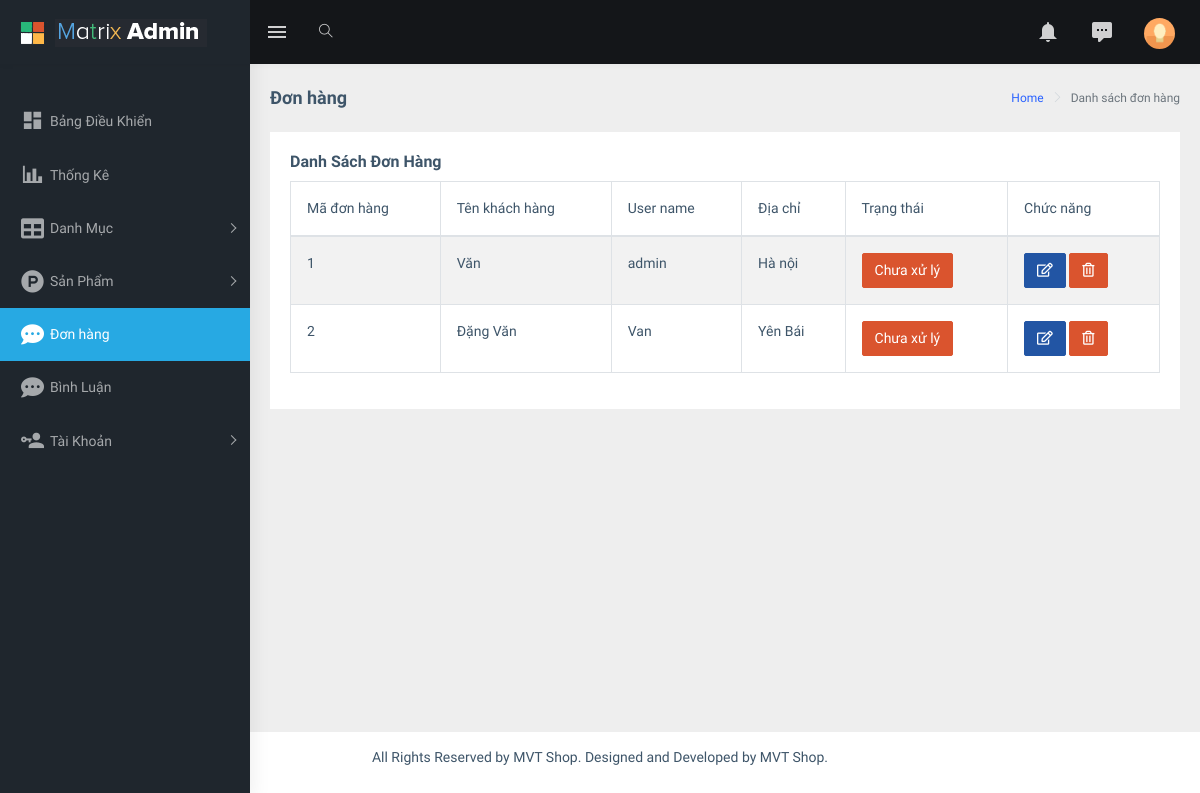
Page /admin/index.php?act=list_cart on the committed database.
### tables this page shows
CREATE TABLE `order` (
  `order_id` int(11) NOT NULL,
  `customer_name` varchar(100) NOT NULL,
  `customer_address` varchar(255) NOT NULL,
  `order_status` tinyint(4) NOT NULL DEFAULT 0,
  `customer_phone` int(11) NOT NULL,
  `customer_email` varchar(50) NOT NULL,
  `user_id` int(11) DEFAULT NULL
);

CREATE TABLE `account` (
  `account_id` int(11) NOT NULL,
  `user` varchar(100) NOT NULL,
  `password` varchar(100) NOT NULL,
  `phone_number` varchar(15) NOT NULL,
  `email` varchar(50) NOT NULL,
  `address` varchar(255) NOT NULL,
  `role_id` int(11) NOT NULL
);

### model/pdo.php (called while the page is built, shortened)
<?php
function pdo_get_connection(){
    $dburl = "mysql:host=localhost;dbname=group5_project1;charset=utf8";
    $username = 'root';
    $password = '';
    $conn = new PDO($dburl, $username, $password);
    $conn->setAttribute(PDO::ATTR_ERRMODE, PDO::ERRMODE_EXCEPTION);
    return $conn;
}
function pdo_query($sql){
    $sql_args = array_slice(func_get_args(), 1);
    try{
        $conn = pdo_get_connection();
        $stmt = $conn->prepare($sql);
        $stmt->execute($sql_args);
        $rows = $stmt->fetchAll();
        return $rows;
    }
    catch(PDOException $e){
        throw $e;
    }
    finally{
        unset($conn);
    }
}

### model/cart.php (called while the page is built, shortened)
<?php
    function load_all_order() {
        $sql = "SELECT o.*, a.user as 'name'
                FROM `order` o
                JOIN account a ON o.user_id = a.account_id
                ORDER BY o.order_id";
        $list_order = pdo_query($sql);
        return $list_order;
    }
?>

### admin/order/order.php (the view)
<div class="page-wrapper">
    <div class="page-breadcrumb">
        <div class="row">
            <div class="col-12 d-flex no-block align-items-center">
                <h4 class="page-title">Đơn hàng</h4>
                <div class="ml-auto text-right">
                    <nav aria-label="breadcrumb">
                        <ol class="breadcrumb">
                            <li class="breadcrumb-item"><a href="#">Home</a></li>
                            <li class="breadcrumb-item active" aria-current="page">Danh sách đơn hàng</li>
                        </ol>
                    </nav>
                </div>
            </div>
        </div>
    </div>
    <div class="container-fluid">
        <div class="row">
            <div class="col-12">
                <div class="card">
                    <div class="card-body">
                        <h5 class="card-title">Danh Sách Đơn Hàng</h5>
                        <div class="table-responsive">
                            <table id="zero_config" class="table table-striped table-bordered">
                                <thead>
                                    <tr>
                                        <th>Mã đơn hàng</th>
                                        <th>Tên khách hàng</th>
                                        <th>User name</th>
                                        <th>Địa chỉ</th>
                                        <th>Trạng thái</th>
                                        <th>Chức năng</th>
                                    </tr>
                                </thead>
                                <tbody>
                                   <?php foreach($order as $cart) {?>
                                    <tr>
                                        <td><?php echo $cart['order_id'] ?></td>
                                        <td><?php echo $cart['customer_name'] ?></td>
                                        <td><?php echo $cart['name'] ?></td>
                                        <td><?php echo $cart['customer_address'] ?></td>
                                        <td><?php if($cart['order_status'] == 0){ ?>
                                            <span class="btn btn-danger" >Chưa xử lý</span>
                                            <?php }elseif($cart['order_status'] == 1){ ?>
                                            <span class="btn btn-success">Đang xử lý</span>
                                            <?php } ?>
                                        </td>
                                        <td>
                                            <a href="index.php?act=order_detail&order_id=<?php echo $cart['order_id'] ?>" title="Xem chi tiết" class="fas fa-edit btn btn-info"></a>
                                            <a href="" title="Xóa" class="fas fa-trash-alt btn btn-danger"></a>
                                        </td>
                                    </tr>
                                  <?php } ?>
                                </tbody>
                            </table>
                        </div>
                    </div>
                </div>
            </div>
        </div>
    </div>
</div>

### rows in the picture
order: order_id "1", customer_name "Văn", user.user "admin", customer_address "Hà nội", order_status "Chưa xử lý"
order: order_id "2", customer_name "Đặng Văn", user.user "Van", customer_address "Yên Bái", order_status "Chưa xử lý"
